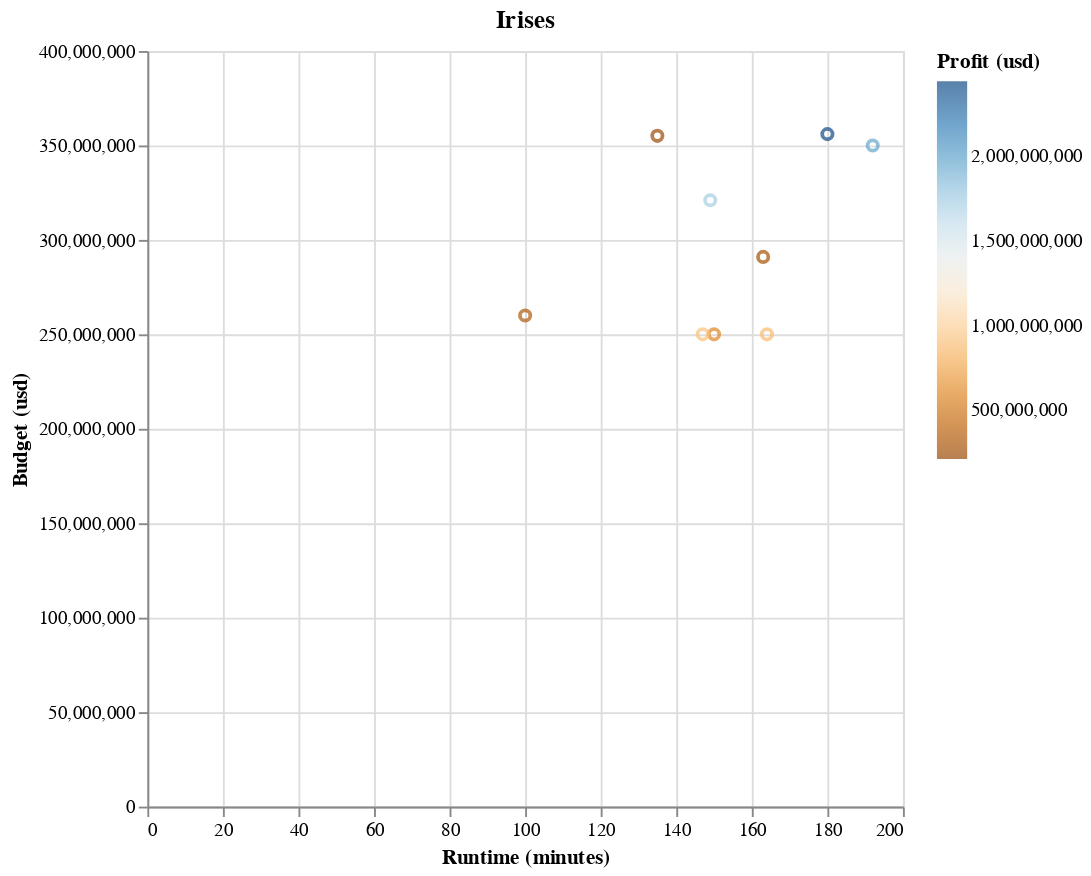

Here is the notebook cell this chart was saved with:
### Code cell
# vega-altair under the hood https://altair-viz.github.io/getting_started/overview.html
highest_budget.plot.scatter(
    x="Runtime (minutes)", y="Budget (usd)", color="Profit (usd)"
).properties(width=400, height=400, title="Irises").configure_range(
    ramp="diverging",
)

### Figure 1 — Vega-Lite specification as saved in the notebook (floating-point values rounded to 4 significant figures)
{"config": {"view": {"continuousWidth": 300, "continuousHeight": 300}, "range": {"ramp": "diverging"}}, "data": {"name": "data-a1dd1de5426fcdd8bdc16c562966d6cf"}, "mark": {"type": "point", "tooltip": true}, "encoding": {"color": {"field": "Profit (usd)", "type": "quantitative"}, "x": {"field": "Runtime (minutes)", "type": "quantitative"}, "y": {"field": "Budget (usd)", "type": "quantitative"}}, "height": 400, "params": [{"name": "param_1", "select": {"type": "interval", "encodings": ["x", "y"]}, "bind": "scales"}], "title": "Irises", "width": 400, "$schema": "https://vega.github.io/schema/vega-lite/v5.20.1.json", "datasets": {"data-a1dd1de5426fcdd8bdc16c562966d6cf": [{"Title": "Avengers: Endgame", "Rating": 8.4, "Director": "Anthony Russo, Joe Russo", "Writer": "Christopher Markus, Stephen McFeely, Stan Lee", "Metascore": 78.0, "Cast": "Robert Downey Jr., Chris Evans, Mark Ruffalo, Chris Hemsworth, Scarlett Johansson, Jeremy Renner, Don Cheadle, Paul Rudd, Benedict Cumberbatch, Chadwick Boseman, Brie Larson, Tom Holland, Karen Gillan, Zoe Saldana, Evangeline Lilly, Tessa Thompson, Rene Russo, Elizabeth Olsen", "Release Date": "April 26, 2019 (India)", "Country of Origin": "United States", "Languages": "English, Japanese, Xhosa, German", "Budget": "$356,000,000 (estimated)", "Worldwide Gross": "$2,799,439,100", "Runtime": "3 hours 1 minute", "Runtime (minutes)": 180, "Budget (usd)": 356000000, "Worldwide Gross (usd)": 2799439100, "Profit (usd)": 2443439100}, {"Title": "The Little Mermaid", "Rating": 7.2, "Director": "Rob Marshall", "Writer": "David Magee, Hans Christian Andersen, John Musker", "Metascore": 59.0, "Cast": "Halle Bailey, Jonah Hauer-King, Melissa McCarthy, Javier Bardem, Noma Dumezweni, Art Malik, Daveed Diggs, Jacob Tremblay, Awkwafina, Jessica Alexander, Martina Laird, Emily Coates, Christopher Fairbank, John Dagleish, Matt Carver, Jude Akuwudike, Lorena Andrea, Simone Ashley", "Release Date": "May 26, 2023 (India)", "Country of Origin": "United States", "Languages": "English", "Budget": "$355,100,000 (estimated)", "Worldwide Gross": "$569,626,289", "Runtime": "2 hours 15 minutes", "Runtime (minutes)": 135, "Budget (usd)": 355100000, "Worldwide Gross (usd)": 569626289, "Profit (usd)": 214526289}, {"Title": "Avatar: The Way of Water", "Rating": 7.5, "Director": "James Cameron", "Writer": "James Cameron, Rick Jaffa, Amanda Silver", "Metascore": 67.0, "Cast": "Sam Worthington, Zoe Saldana, Sigourney Weaver, Stephen Lang, Kate Winslet, Cliff Curtis, Joel David Moore, CCH Pounder, Edie Falco, Brendan Cowell, Jemaine Clement, Jamie Flatters, Britain Dalton, Trinity Jo-Li Bliss, Jack Champion, Bailey Bass, Filip Geljo, Duane Evans Jr.", "Release Date": "December 16, 2022 (India)", "Country of Origin": "United States", "Languages": "English", "Budget": "$350,000,000 (estimated)", "Worldwide Gross": "$2,320,250,281", "Runtime": "3 hours 12 minutes", "Runtime (minutes)": 192, "Budget (usd)": 350000000, "Worldwide Gross (usd)": 2320250281, "Profit (usd)": 1970250281}, {"Title": "Avengers: Infinity War", "Rating": 8.4, "Director": "Anthony Russo, Joe Russo", "Writer": "Christopher Markus, Stephen McFeely, Stan Lee", "Metascore": 68.0, "Cast": "Robert Downey Jr., Chris Hemsworth, Mark Ruffalo, Chris Evans, Scarlett Johansson, Don Cheadle, Benedict Cumberbatch, Tom Holland, Chadwick Boseman, Zoe Saldana, Karen Gillan, Tom Hiddleston, Paul Bettany, Elizabeth Olsen, Anthony Mackie, Sebastian Stan, Idris Elba, Danai Gurira", "Release Date": "April 27, 2018 (India)", "Country of Origin": "United States, Norway", "Languages": "English", "Budget": "$321,000,000 (estimated)", "Worldwide Gross": "$2,052,415,039", "Runtime": "2 hours 29 minutes", "Runtime (minutes)": 149, "Budget (usd)": 321000000, "Worldwide Gross (usd)": 2052415039, "Profit (usd)": 1731415039}, {"Title": "Zack Snyder's Justice League", "Rating": 7.9, "Director": "Zack Snyder", "Writer": "Jerry Siegel, Joe Shuster, Zack Snyder", "Metascore": 54.0, "Cast": "Henry Cavill, Ben Affleck, Gal Gadot, Amy Adams, Ray Fisher, Jason Momoa, Ezra Miller, Willem Dafoe, Jesse Eisenberg, Jeremy Irons, Diane Lane, Connie Nielsen, J.K. Simmons, Ciarán Hinds, Ryan Zheng, Amber Heard, Joe Morton, Lisa Loven Kongsli", "Release Date": "March 18, 2021 (India)", "Country of Origin": "United States, Canada, New Zealand, United Kingdom, Netherlands, Switzerland, Germany", "Languages": "English, Icelandic, French", "Budget": "$300,000,000 (estimated)", "Worldwide Gross": null, "Runtime": "4 hours 2 minutes", "Runtime (minutes)": 242, "Budget (usd)": 300000000, "Worldwide Gross (usd)": null, "Profit (usd)": null}, {"Title": "Mission: Impossible - Dead Reckoning Part One", "Rating": 7.7, "Director": "Christopher McQuarrie", "Writer": "Bruce Geller, Christopher McQuarrie, Erik Jendresen", "Metascore": 81.0, "Cast": "Tom Cruise, Hayley Atwell, Ving Rhames, Simon Pegg, Rebecca Ferguson, Vanessa Kirby, Esai Morales, Pom Klementieff, Henry Czerny, Shea Whigham, Greg Tarzan Davis, Frederick Schmidt, Mariela Garriga, Cary Elwes, Charles Parnell, Mark Gatiss, Indira Varma, Rob Delaney", "Release Date": "July 12, 2023 (India)", "Country of Origin": "United States", "Languages": "English, French, Italian, Russian", "Budget": "$291,000,000 (estimated)", "Worldwide Gross": "$570,619,838", "Runtime": "2 hours 43 minutes", "Runtime (minutes)": 163, "Budget (usd)": 291000000, "Worldwide Gross (usd)": 570619838, "Profit (usd)": 279619838}, {"Title": "Tangled", "Rating": 7.7, "Director": "Nathan Greno, Byron Howard", "Writer": "Dan Fogelman, Jacob Grimm, Wilhelm Grimm", "Metascore": 71.0, "Cast": "Mandy Moore, Zachary Levi, Donna Murphy, Ron Perlman, M.C. Gainey, Jeffrey Tambor, Brad Garrett, Paul F. Tompkins, Richard Kiel, Delaney Rose Stein, Nathan Greno, Byron Howard, Tim Mertens, Michael Bell, Bob Bergen, Susanne Blakeslee, June Christopher, Roy Conli", "Release Date": "January 21, 2011 (India)", "Country of Origin": "United States, Japan", "Languages": "English, German", "Budget": "$260,000,000 (estimated)", "Worldwide Gross": "$591,806,017", "Runtime": "1 hour 40 minutes", "Runtime (minutes)": 100, "Budget (usd)": 260000000, "Worldwide Gross (usd)": 591806017, "Profit (usd)": 331806017}, {"Title": "The Dark Knight Rises", "Rating": 8.4, "Director": "Christopher Nolan", "Writer": "Jonathan Nolan, Christopher Nolan, David S. Goyer", "Metascore": 78.0, "Cast": "Christian Bale, Tom Hardy, Anne Hathaway, Gary Oldman, Joseph Gordon-Levitt, Marion Cotillard, Morgan Freeman, Michael Caine, Matthew Modine, Alon Aboutboul, Ben Mendelsohn, Burn Gorman, Daniel Sunjata, Aidan Gillen, Sam Kennard, Aliash Tepina, Nestor Carbonell, Brett Cullen", "Release Date": "July 20, 2012 (India)", "Country of Origin": "United States, United Kingdom", "Languages": "English, Arabic", "Budget": "$250,000,000 (estimated)", "Worldwide Gross": "$1,114,975,066", "Runtime": "2 hours 44 minutes", "Runtime (minutes)": 164, "Budget (usd)": 250000000, "Worldwide Gross (usd)": 1114975066, "Profit (usd)": 864975066}, {"Title": "Guardians of the Galaxy Vol. 3", "Rating": 7.9, "Director": "James Gunn", "Writer": "James Gunn, Jim Starlin, Stan Lee", "Metascore": 64.0, "Cast": "Chris Pratt, Chukwudi Iwuji, Bradley Cooper, Pom Klementieff, Dave Bautista, Karen Gillan, Vin Diesel, Austin Freeman, Stephen Blackehart, Terence Rosemore, Maria Bakalova, Sean Gunn, Sarah Alami, Jasmine Munoz, Giovannie Cruz, Will Poulter, Nico Santos, Miriam Shor", "Release Date": "May 5, 2023 (India)", "Country of Origin": "United States, New Zealand, France, Canada", "Languages": "English", "Budget": "$250,000,000 (estimated)", "Worldwide Gross": "$845,555,777", "Runtime": "2 hours 30 minutes", "Runtime (minutes)": 150, "Budget (usd)": 250000000, "Worldwide Gross (usd)": 845555777, "Profit (usd)": 595555777}, {"Title": "Captain America: Civil War", "Rating": 7.8, "Director": "Anthony Russo, Joe Russo", "Writer": "Christopher Markus, Stephen McFeely, Joe Simon", "Metascore": 75.0, "Cast": "Chris Evans, Robert Downey Jr., Scarlett Johansson, Sebastian Stan, Anthony Mackie, Don Cheadle, Jeremy Renner, Chadwick Boseman, Paul Bettany, Elizabeth Olsen, Paul Rudd, Emily VanCamp, Tom Holland, Daniel Brühl, Frank Grillo, William Hurt, Martin Freeman, Marisa Tomei", "Release Date": "May 6, 2016 (India)", "Country of Origin": "United States, Germany", "Languages": "English, German, Xhosa, Russian, Romanian", "Budget": "$250,000,000 (estimated)", "Worldwide Gross": "$1,155,046,416", "Runtime": "2 hours 27 minutes", "Runtime (minutes)": 147, "Budget (usd)": 250000000, "Worldwide Gross (usd)": 1155046416, "Profit (usd)": 905046416}]}}
